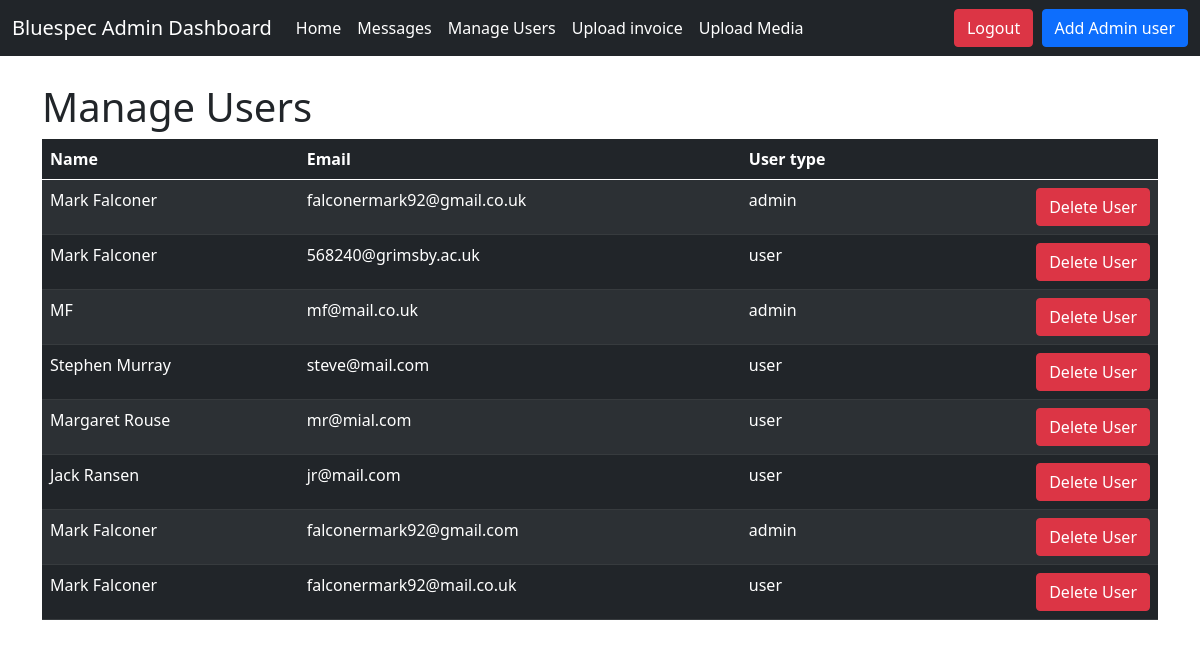
The app's page /admin/manageusers.php with its own data.
### tables this page shows
CREATE TABLE `users` (
  `id` bigint(20) UNSIGNED NOT NULL,
  `name` varchar(255) NOT NULL,
  `email` varchar(255) NOT NULL,
  `email_verified_at` timestamp NULL DEFAULT NULL,
  `password` varchar(255) NOT NULL,
  `two_factor_secret` text DEFAULT NULL,
  `two_factor_recovery_codes` text DEFAULT NULL,
  `remember_token` varchar(100) DEFAULT NULL,
  `current_team_id` bigint(20) UNSIGNED DEFAULT NULL,
  `profile_photo_path` text DEFAULT NULL,
  `created_at` timestamp NULL DEFAULT NULL,
  `updated_at` timestamp NULL DEFAULT NULL,
  `user_type` varchar(100) NOT NULL
);

### admin/manageusers.php (the view, shortened to what this page needs)
<?php
include('../functions.php');
echo file_get_contents("../html/adminNav.html");
            $result = mysqli_query($db,"SELECT id, name, email, user_type FROM users");
            ?>
<?php
if (mysqli_num_rows($result) > 0) {
?>
<div class="container" style="padding-top:50px">
<h1>Manage Users</h1>
<table class="table table-dark table-striped">
  <thead>
    <tr>
      <th scope="col">Name</th>
      <th scope="col">Email</th>
      <th scope="col">User type</th>
      <th scope="col"></th>
    </tr>
  </thead>
  <tbody>
  <?php
    while($row = mysqli_fetch_array($result)) {
    ?>
    <form action="manageusers.php" method="post">
    <tr>
      <td><?php echo $row["name"]; ?></td>
      <td><?php echo $row["email"]; ?></td>
      <td><?php echo $row["user_type"]; ?></td>
      <td><input  type="submit" value="Delete User" name="delete_btn" class="btn btn-danger" style="float: right;"></input></td>
    </tr>
    </form>
    <?php
         }
        ?>
        </tbody>
    </table>
    <?php
    }
    else{
    echo "No result found";
    }
    ?>
		</div>
	</div>
</body>
</html>

### records on screen
users: name "Mark Falconer", email "falconermark92@gmail.co.uk", user_type "admin"
users: name "Mark Falconer", email "568240@grimsby.ac.uk", user_type "user"
users: name "MF", email "mf@mail.co.uk", user_type "admin"
users: name "Stephen Murray", email "steve@mail.com", user_type "user"
users: name "Margaret Rouse", email "mr@mial.com", user_type "user"
users: name "Jack Ransen", email "jr@mail.com", user_type "user"
users: name "Mark Falconer", email "falconermark92@gmail.com", user_type "admin"
users: name "Mark Falconer", email "falconermark92@mail.co.uk", user_type "user"

### other values on screen
file_get_contents("../html/adminNav.html") "Bluespec Admin Dashboard Home Messages Manage Users Upload invoice Upload Media Logout Add Admin user"
